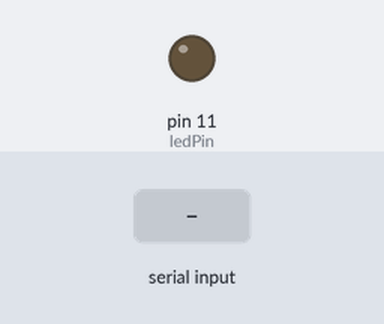
This sketch was run on a simulated Arduino Uno, built with avr-gcc and run on an emulated ATmega328P. On the bench: output pins drawn as LEDs (lit = HIGH). The inputs (shaded band) are chosen by the test bench.

Above: at 1.2 s.
1.3 s: byte 30 received over Serial
At 2.5 s:
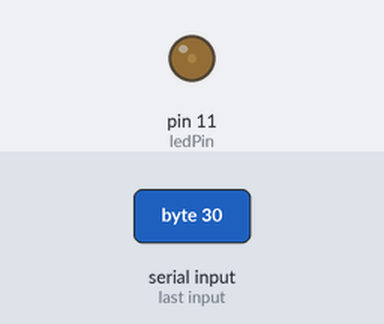
2.8 s: byte 90 received over Serial
At 3.7 s:
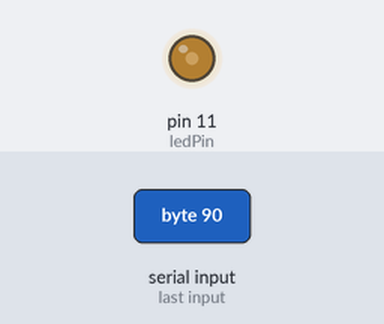
Timing chart, 0 to 5.8 s (numbered marks = the images above; inputs shaded):
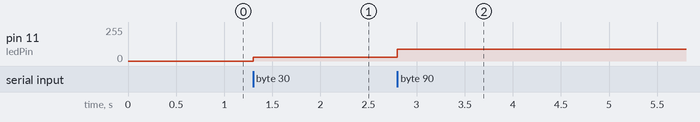

The sketch:

LED_Brightness_Ctrl_using_AI.ino
```cpp
int ledPin = 11;  // PWM pin to which the LED is connected

void setup() {
  Serial.begin(9600);
  pinMode(ledPin, OUTPUT);
}

void loop() {
  if (Serial.available()) {
    int brightness = Serial.read();
    analogWrite(ledPin, brightness);
  }
}
```

Measured:
- after the input at 1.3 s, pin 11 (ledPin): 0/255 → 30/255 at once
- after the input at 2.8 s, pin 11 (ledPin): 30/255 → 90/255 at once
